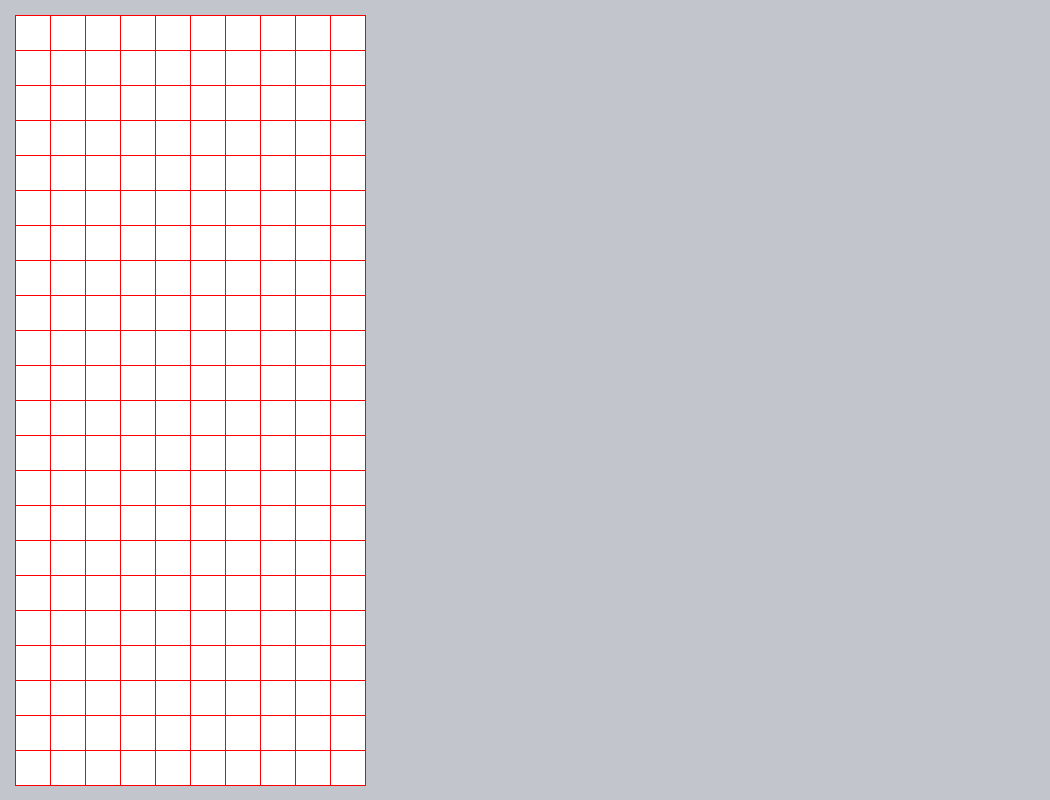
Frame 1 (no input)
Frame 60 (the mouse pressed at the canvas centre just before this capture): identical to frame 1, image omitted
Frame 120 (the mouse held since frame 60 and released just before this capture): identical to frame 1, image omitted

The Processing sketch that drew this single still picture (run headless with seeded random() and noise(); from frame 60 on, the mouse is pressed at the canvas centre):

// Processing sketch: Tetris_AI
// ── Tetris_AI.pde

Grid grid;

void setup(){
  size(1050, 800);
  background(194, 197, 204);
  
  grid = new Grid();
}

void draw(){
  grid.Draw();
}

// ── Grid.pde


final int GRID_W_CASE_COUNT = 10;
final int GRID_H_CASE_COUNT = 22;
final int GRID_CASE_SIZE = 35;


class Grid {
  
  int X, Y;
  
  Grid(){
    final int margin = (int)(0.5 * (height - GRID_H_CASE_COUNT * GRID_CASE_SIZE));
    this.X = margin;
    this.Y = margin;
  }
  
  void Draw(){
    stroke(255, 0, 0);
    fill(255, 255, 255);
    
    for (int i = 0; i < GRID_W_CASE_COUNT; i++){
      for (int j = 0; j < GRID_H_CASE_COUNT; j++){
        rect(this.X + i * GRID_CASE_SIZE, this.Y + j * GRID_CASE_SIZE, GRID_CASE_SIZE, GRID_CASE_SIZE);
      }
    }
    
  }
  
} // Grid
